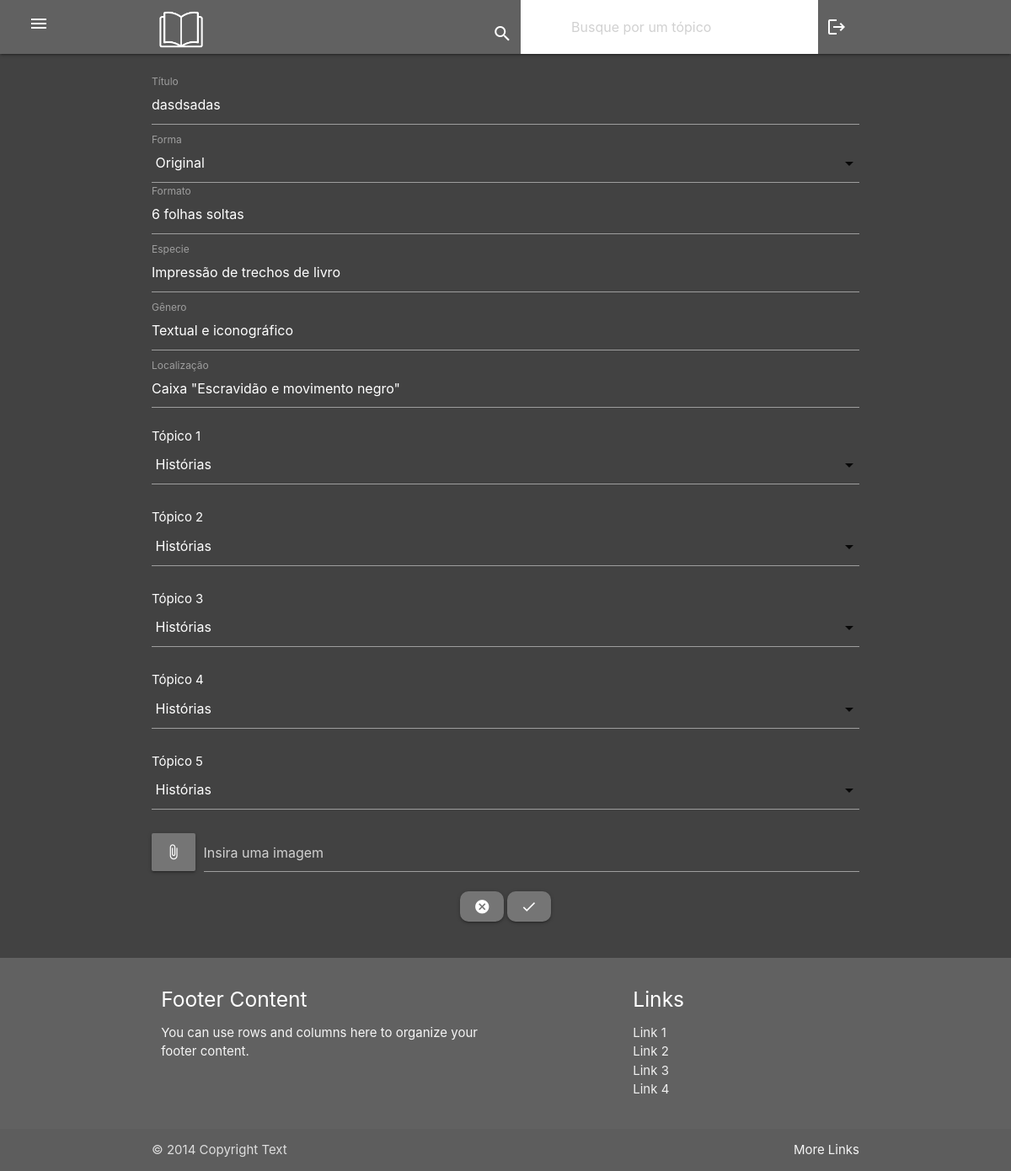
The page /Documentos/formaltera.php?id=320 (signed in) on the database its author committed.
### tables this page shows
CREATE TABLE `documentos` (
  `id` int(11) NOT NULL,
  `titulo` varchar(255) NOT NULL,
  `forma` varchar(255) NOT NULL,
  `formato` varchar(255) NOT NULL,
  `especie` varchar(255) NOT NULL,
  `genero` varchar(255) NOT NULL,
  `localizacao` varchar(255) NOT NULL,
  `imagem` varchar(255) NOT NULL
);

### Documentos/formaltera.php (the view, shortened to what this page needs)
<?php
    include('../funcoes.php');
    $id = $_GET['id'];
    $sql = "SELECT * FROM documentos WHERE id=$id";
    $resultado = mysqli_query($conexao,$sql);
    $documento = mysqli_fetch_array($resultado);
?>
 <?php require_once "../interfaces/header.php"; ?>
<main>
<form class = "container" action="altera1.php" method="post" enctype="multipart/form-data">
<br>
<div class="input-field">
<input type="text" name="titulo" value="<?php echo $documento['titulo'];?>">
<label for = "titulo">Título</label>
</div>
<div class="input-field">
<label for = "forma">Forma</label>
</div>
<div class="input-field">
<input type="text" name="formato" value="<?php echo $documento['formato'];?>">
<label for = "formato">Formato</label>
</div>
<div class="input-field">
<input type="text" name="especie" value="<?php echo $documento['especie'];?>">
<label for = "especie">Especie</label>
</div>
<div class="input-field">
<input type="text" name="genero" value="<?php echo $documento['genero'];?>">
<label for = "genero">Gênero</label>
</div>
<div class="input-field">
<textarea type="text" class="materialize-textarea white-text" name="localizacao"><?= $documento['localizacao'];?></textarea>
<label for = "localizacao">Localização</label>
</div>
 <div class="row">
   <span class = "white-text">Tópico 1</span><select name="0"> <?php puxartopicos() ?> </select>
   </div>
   <div class="row">
   <span class = "white-text">Tópico 2</span><select name="1"> <?php puxartopicos() ?> </select>
   </div>
   <div class="row">
   <span class = "white-text">Tópico 3</span><select name="2"> <?php puxartopicos() ?> </select>
   </div>
   <div class="row">
   <span class = "white-text">Tópico 4</span><select name="3"> <?php puxartopicos() ?> </select>
   </div>
   <div class="row">
   <span class = "white-text">Tópico 5</span><select name="4"> <?php puxartopicos() ?> </select>
   </div>
<div class="file-field input-field">
      <div class="btn grey darken-1">
        <span><i class = "material-icons large">attach_file</i> </span>
      </div>
      <div class="file-path-wrapper">
        <input class="file-path validate" type="text" placeholder="Insira uma imagem">
      </div>
    </div>
    <div class="row">
  <div class="center">
    <button id = "y" style = 'border-radius:10px;' class = "btn waves-effect waves-light grey darken-1" type = "reset">
    <i class = "material-icons">cancel</i>
  </button>
    <button id = "x" style = 'border-radius:10px;'class="btn waves-effect waves-light grey darken-1" type="submit" name="action">
      <i class="material-icons">check</i>
  </button>
  </div>
  </div>
</form>
<br>
</main>
  <?php require_once "../interfaces/footer.php"; ?>

### interfaces/header.php (style rules this page uses)
body { display: flex; min-height: 150vh; flex-direction: column; }
main { flex: 1 0 auto; }
input { color:white; }

### rows shown on the page
documentos: titulo "dasdsadas", formato "6 folhas soltas", especie "Impressão de trechos de livro", genero "Textual e iconográfico", localizacao "Caixa \"Escravidão e movimento negro\""
